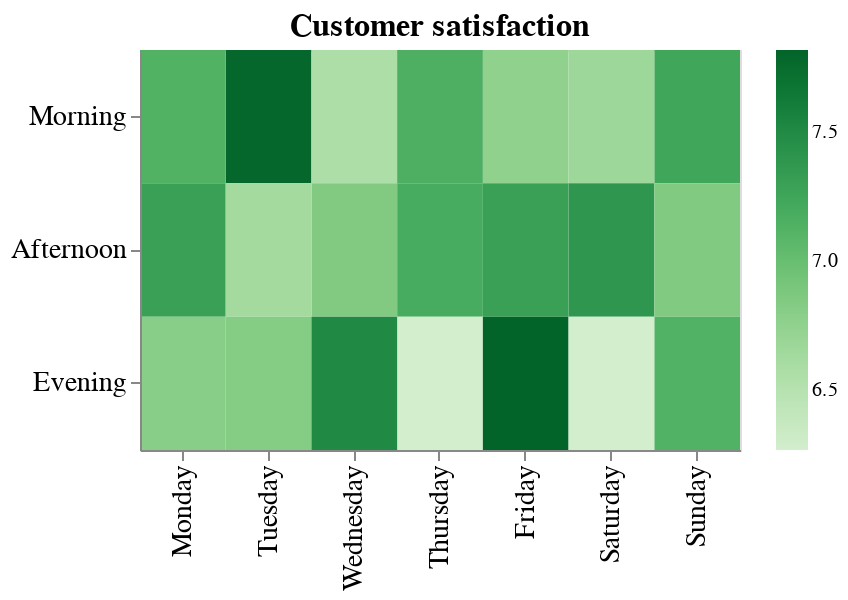

Source (notebook cell):
### Code cell
# Same plot as above, using `transform_filter`

plot_4_transform = (alt
 .Chart(new_df)
 .mark_rect()
 .encode(
     alt.X('Day_of_week:N', title=None, sort=days),
     alt.Y('Time_of_day:N', title=None, sort=times),
     alt.Color('mean(Rating):Q', title=None, scale=alt.Scale(scheme='greens')),
     tooltip=[alt.Tooltip('Day_of_week', title = 'Day of the week'), 
              alt.Tooltip('Time_of_day', title = "Time of the day"), 
              alt.Tooltip('mean(Rating):Q', title = 'Average satisfaction', format='.2f')])
 .transform_filter(alt.FieldEqualPredicate(field='Branch', equal='A'))
 .configure_axis(labelFontSize=14, titleFontSize=14)
 .configure_title(fontSize=16)
 .properties(width=300, height=200, title='Customer satisfaction')
)

plot_4_transform

### Figure 1 — Vega-Lite specification as saved in the notebook (floating-point values rounded to 4 significant figures; data arrays with more than 128 entries replaced by an {"elided": "..."} marker saying what was removed)
{"$schema": "https://vega.github.io/schema/vega-lite/v3.4.0.json", "config": {"axis": {"labelFontSize": 14, "titleFontSize": 14}, "mark": {"tooltip": null}, "title": {"fontSize": 16}, "view": {"height": 300, "width": 400}}, "data": {"name": "data-951c379322c133f0d1db14ecb82b3366"}, "datasets": {"data-951c379322c133f0d1db14ecb82b3366": {"elided": "1000 records"}}, "encoding": {"color": {"aggregate": "mean", "field": "Rating", "scale": {"scheme": "greens"}, "title": null, "type": "quantitative"}, "tooltip": [{"field": "Day_of_week", "title": "Day of the week", "type": "nominal"}, {"field": "Time_of_day", "title": "Time of the day", "type": "nominal"}, {"aggregate": "mean", "field": "Rating", "format": ".2f", "title": "Average satisfaction", "type": "quantitative"}], "x": {"field": "Day_of_week", "sort": ["Monday", "Tuesday", "Wednesday", "Thursday", "Friday", "Saturday", "Sunday"], "title": null, "type": "nominal"}, "y": {"field": "Time_of_day", "sort": ["Morning", "Afternoon", "Evening"], "title": null, "type": "nominal"}}, "height": 200, "mark": "rect", "title": "Customer satisfaction", "transform": [{"filter": {"equal": "A", "field": "Branch"}}], "width": 300}
